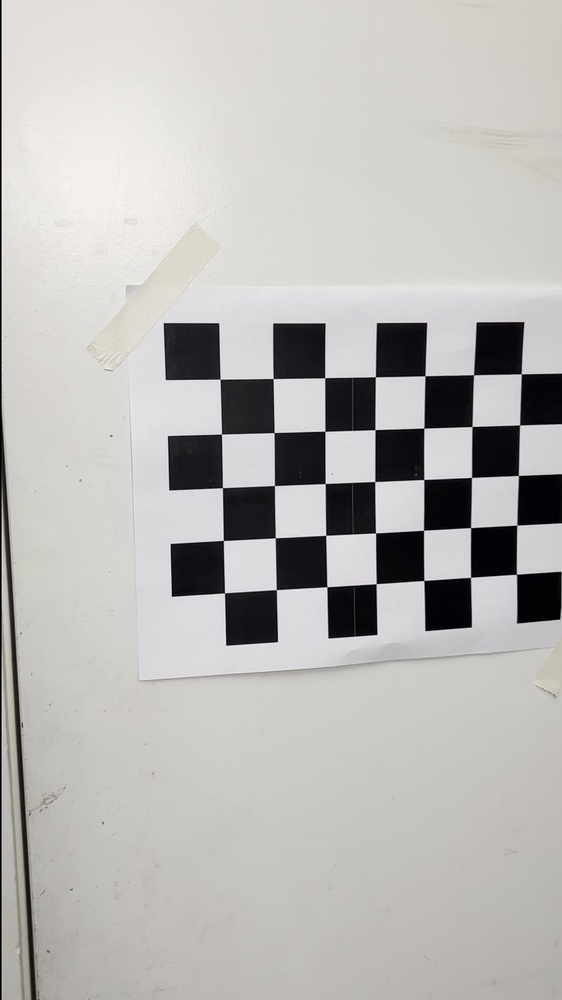
#> input picture data/chessboard/chessboard0.jpg, 562 x 1000 px, shrunk from 1080 x 1920 before the run; its folder holds only this picture in this run
$ python camera_calibration.py
#> lines starting #> are read from the running program, lines starting #| are printed output that depends on the picture; after the words box and inside, x2 and y2 are one past the last pixel; in counts of white or black regions, pixels touching at a corner belong together
import numpy as np
import cv2
import glob
import yaml

# Chessboard size (number of inner corners)
chessboard_size = (7, 5)  # Updated for a 6x8 chessboard

# Termination criteria for the corner sub-pixel refinement
criteria = (cv2.TERM_CRITERIA_EPS + cv2.TERM_CRITERIA_MAX_ITER, 30, 0.001)

# Prepare object points, like (0,0,0), (1,0,0), (2,0,0) ....,(5,7,0)
objp = np.zeros((chessboard_size[0] * chessboard_size[1], 3), np.float32)
objp[:, :2] = np.mgrid[0:chessboard_size[0], 0:chessboard_size[1]].T.reshape(-1, 2)

# Arrays to store object points and image points from all the images.
objpoints = []  # 3d points in real-world space
imgpoints = []  # 2d points in image plane.

# Load images from the specified directory
images = glob.glob('/home/anatharv1/test_ws/data/chessboard/*.jpg')  # Change the path accordingly

for fname in images:
    img = cv2.imread(fname)
#> img is the input picture: shape (1000, 562, 3); mean B, G, R 181.9, 184.1, 185.9
    gray = cv2.cvtColor(img, cv2.COLOR_BGR2GRAY)

    # Find the chessboard corners
    ret, corners = cv2.findChessboardCorners(gray, chessboard_size, None)
#> ret = True; corners = 35 rows, first 8: [220, 379], [272.9, 378.7], [324.8, 377.9], [375, 376.8], [424.8, 376.1], [473.4, 374.9], [521, 374.1], [221.4, 434]

    # If corners are found, add object points, image points
    if ret:
        objpoints.append(objp)

        corners2 = cv2.cornerSubPix(gray, corners, (11, 11), (-1, -1), criteria)
#> corners2 = 35 rows, first 8: [220.1, 379.2], [273.1, 378.5], [324.7, 377.7], [375.4, 376.8], [424.9, 375.8], [473.6, 374.7], [521.3, 373.8], [221.5, 434.1]
        imgpoints.append(corners2)

        # Draw and display the corners
        img = cv2.drawChessboardCorners(img, chessboard_size, corners2, ret)
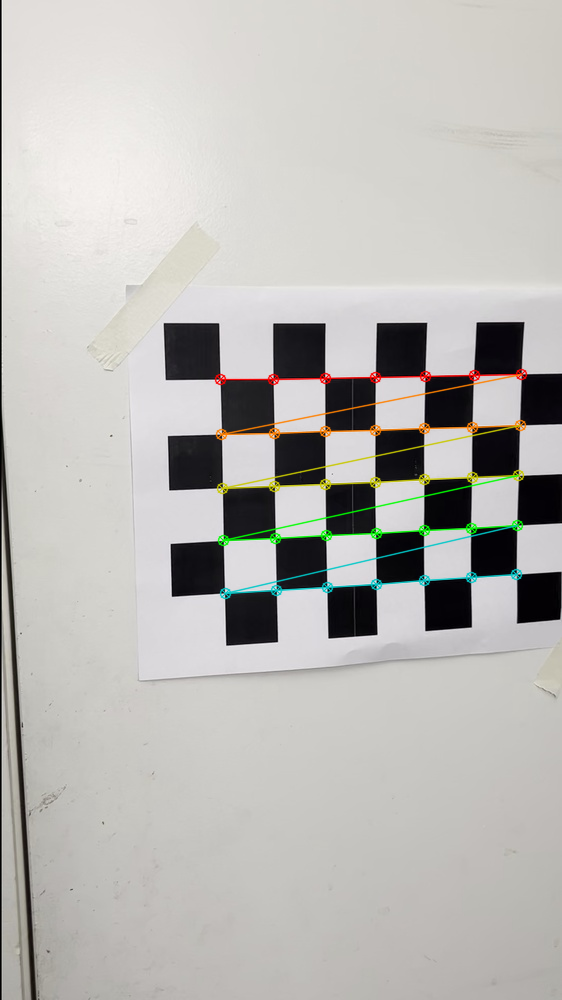
#> img: shape (1000, 562, 3); 1.93% of pixels changed, all inside (x1, y1, x2, y2) = (214, 368, 528, 600)
        cv2.imshow('img', img)
        cv2.waitKey(500)

cv2.destroyAllWindows()
# (h,w) = img.shape[:2]
# Perform camera calibration
ret, mtx, dist, rvecs, tvecs = cv2.calibrateCamera(objpoints, imgpoints, gray.shape[::-1], None, None)
#> ret = 0.292; mtx = [[568.4, 0, 207.4], [0, 566.1, 475.4], [0, 0, 1]]; dist = [[0.276, -0.894, -0.00612, -0.0107, 1.31]]; rvecs = ([0.0678, -0.161, -0.0293],); tvecs = ([0.235, -1.77, 10.47],)

calibration_data = {
    'camera_matrix': mtx.tolist(),
    'distortion_coefficients': dist.tolist(),
    'shape': list(img.shape)
}
#> calibration_data = {'camera_matrix': [[568.4, 0, 207.4], [0, 566.1, 475.4], [0, 0, 1]], 'distortion_coefficients': [[0.276, -0.894, -0.00612, -0.0107, 1.31]], 'shape': [1000, 562, 3]}

with open('camera_calibration.yaml', 'w') as yaml_file:
    yaml.dump(calibration_data, yaml_file)

$ run again, on data/chessboard/chessboard120.jpg
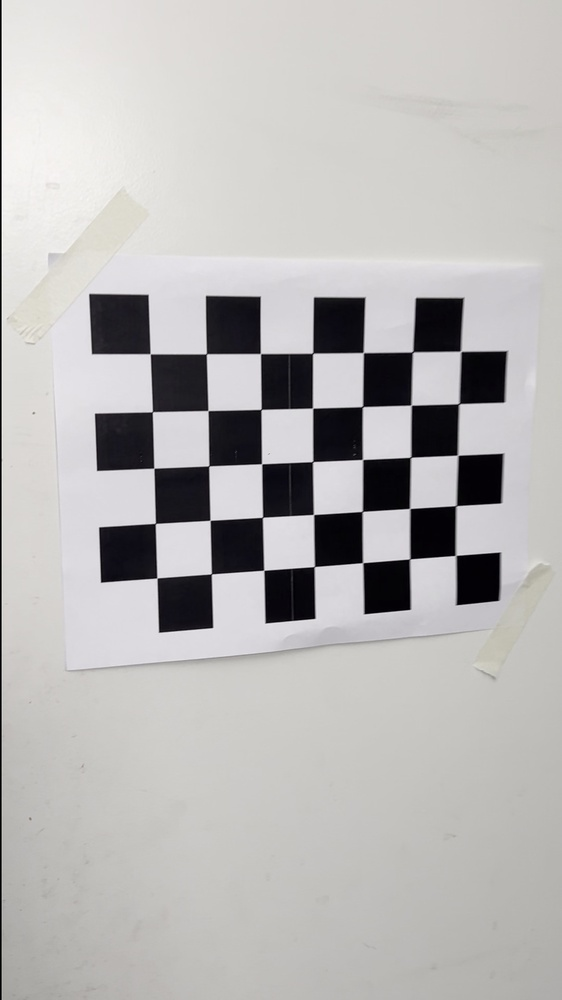
#> input picture data/chessboard/chessboard120.jpg, 562 x 1000 px, shrunk from 1080 x 1920 before the run
#> img is the input picture: shape (1000, 562, 3); mean B, G, R 181.8, 182.7, 184.2
#> `ret, corners = cv2.findChessboardCorners(gray, chessboard_size, None)`: ret = True; corners = 35 rows, first 8: [149.9, 354], [205.9, 353.7], [260.1, 353.9], [312.8, 353.4], [362.4, 353.5], [412.9, 352.2], [460.5, 351.4], [151.9, 411.8]
#> corners2 = 35 rows, first 8: [150.2, 353.8], [206.4, 353.8], [260.4, 353.6], [312.6, 353.2], [363.3, 352.6], [412.6, 351.9], [460.7, 351.3], [152.3, 411.7]
#> `img = cv2.drawChessboardCorners(img, chessboard_size, corners2, ret)`:
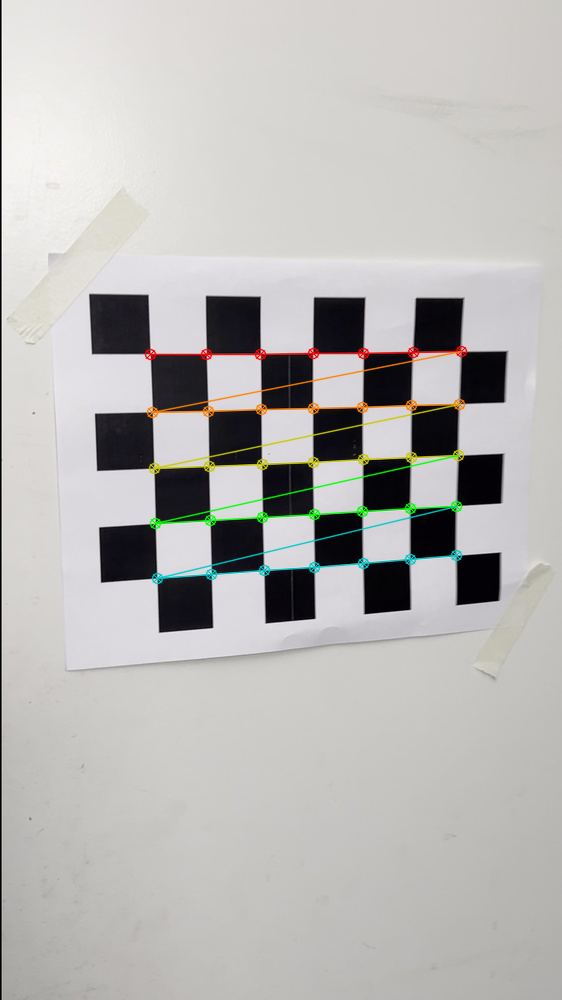
#> img: shape (1000, 562, 3); 1.97% of pixels changed, all inside (x1, y1, x2, y2) = (144, 345, 468, 585)
#> `ret, mtx, dist, rvecs, tvecs = cv2.calibrateCamera(objpoints, imgpoint..`: ret = 0.233; mtx = [[1205.1, 0, 205.7], [0, 1117.1, 595], [0, 0, 1]]; dist = [[-0.404, 10, -6.98e-06, 0.0109, -52.67]]; rvecs = ([0.148, -0.411, -0.0551],); tvecs = ([-0.913, -4.25, 19.64],)
#> calibration_data = {'camera_matrix': [[1205.1, 0, 205.7], [0, 1117.1, 595], [0, 0, 1]], 'distortion_coefficients': [[-0.404, 10, -6.98e-06, 0.0109, -52.67]], 'shape': [1000, 562, 3]}

$ run again, on data/chessboard/chessboard100.jpg
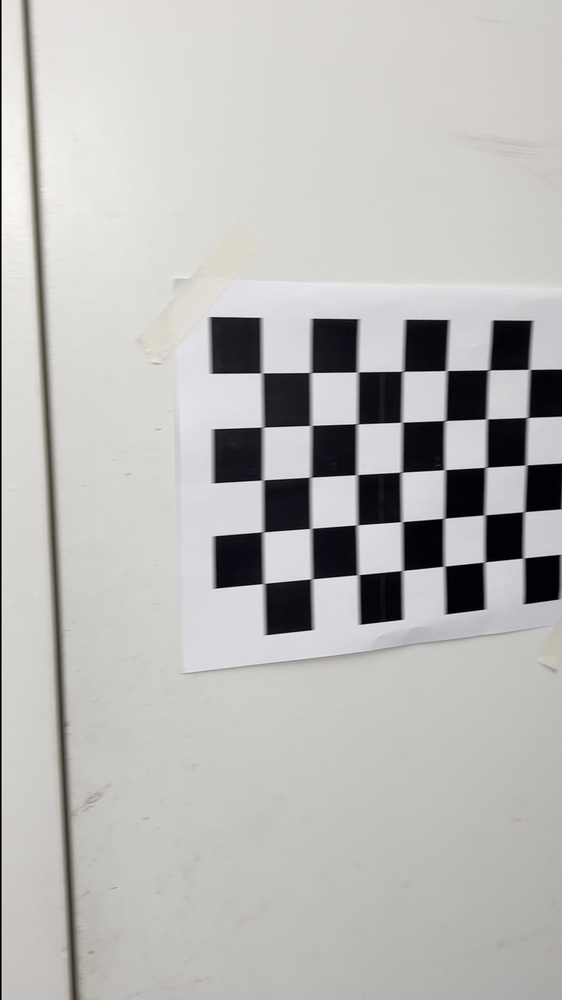
#> input picture data/chessboard/chessboard100.jpg, 562 x 1000 px, shrunk from 1080 x 1920 before the run
#> img is the input picture: shape (1000, 562, 3); mean B, G, R 183.5, 185.4, 186.9
#> `ret, corners = cv2.findChessboardCorners(gray, chessboard_size, None)`: ret = True; corners = 35 rows, first 8: [521.2, 558.4], [482.4, 561.6], [444, 566], [402.5, 570.5], [356.2, 575.4], [313.6, 579.6], [261.6, 584.4], [525.9, 512.3]
#> corners2 = 35 rows, first 8: [523.4, 558], [484.4, 562], [444.1, 566.2], [402.3, 570.5], [358.1, 574.7], [311.7, 578.8], [263.7, 583.4], [523.9, 511.7]
#> `img = cv2.drawChessboardCorners(img, chessboard_size, corners2, ret)`:
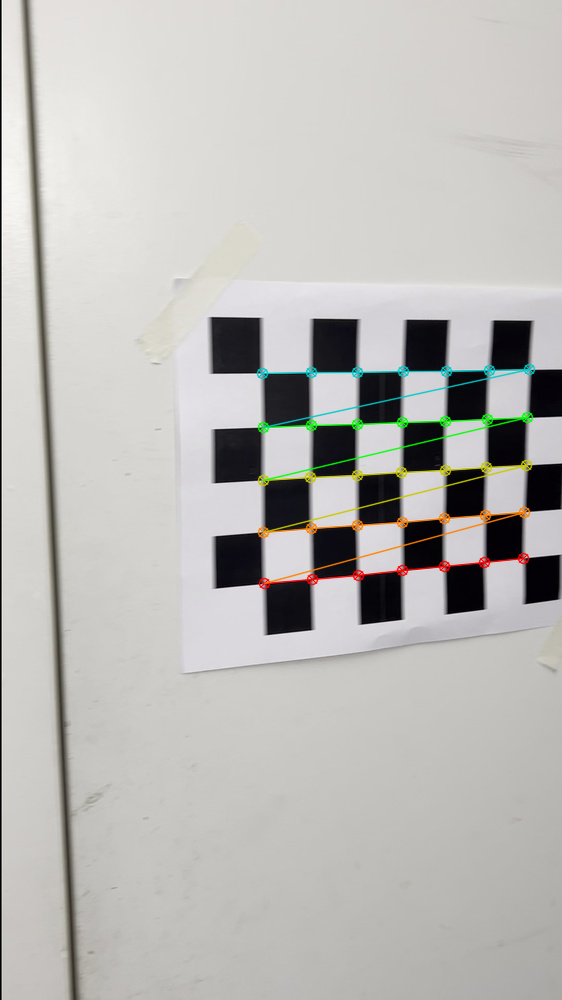
#> img: shape (1000, 562, 3); 1.77% of pixels changed, all inside (x1, y1, x2, y2) = (256, 363, 536, 590)
#> `ret, mtx, dist, rvecs, tvecs = cv2.calibrateCamera(objpoints, imgpoint..`: ret = 0.401; mtx = [[727.3, 0, 200.1], [0, 710.2, 475.3], [0, 0, 1]]; dist = [[0.615, -2.91, -0.00894, -0.017, 6.3]]; rvecs = ([-0.55, -0.12, 3.06],); tvecs = ([6.83, 1.8, 15.82],)
#> calibration_data = {'camera_matrix': [[727.3, 0, 200.1], [0, 710.2, 475.3], [0, 0, 1]], 'distortion_coefficients': [[0.615, -2.91, -0.00894, -0.017, 6.3]], 'shape': [1000, 562, 3]}
